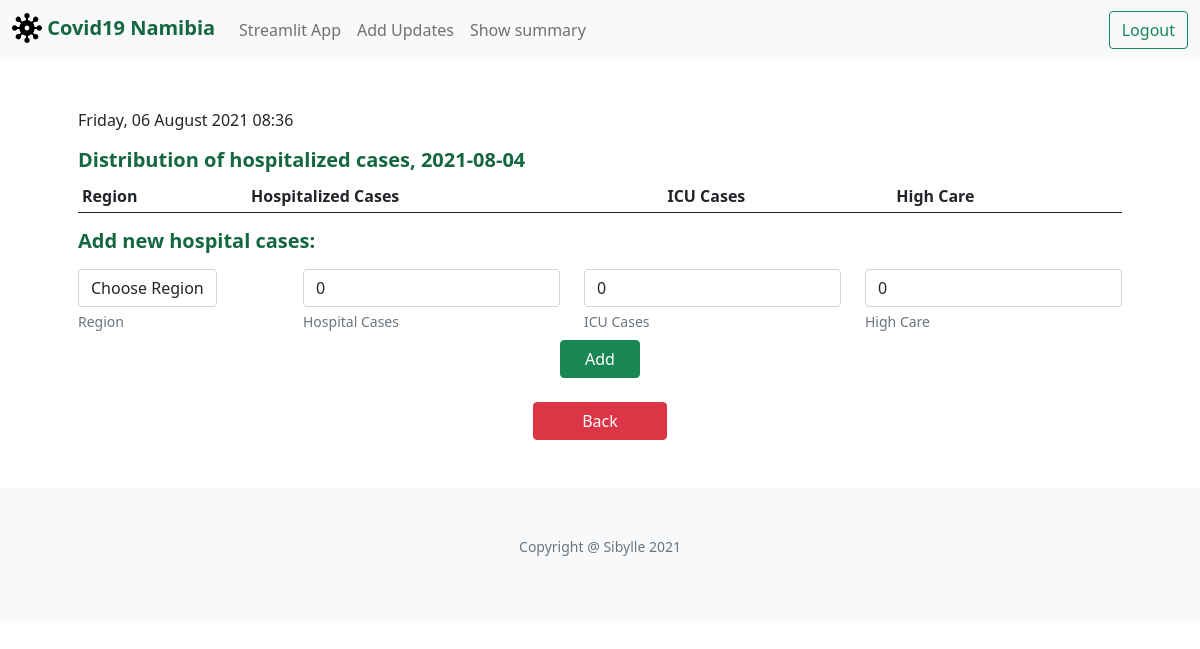
Page /add_hospitalization (signed in) on the earlier database version.
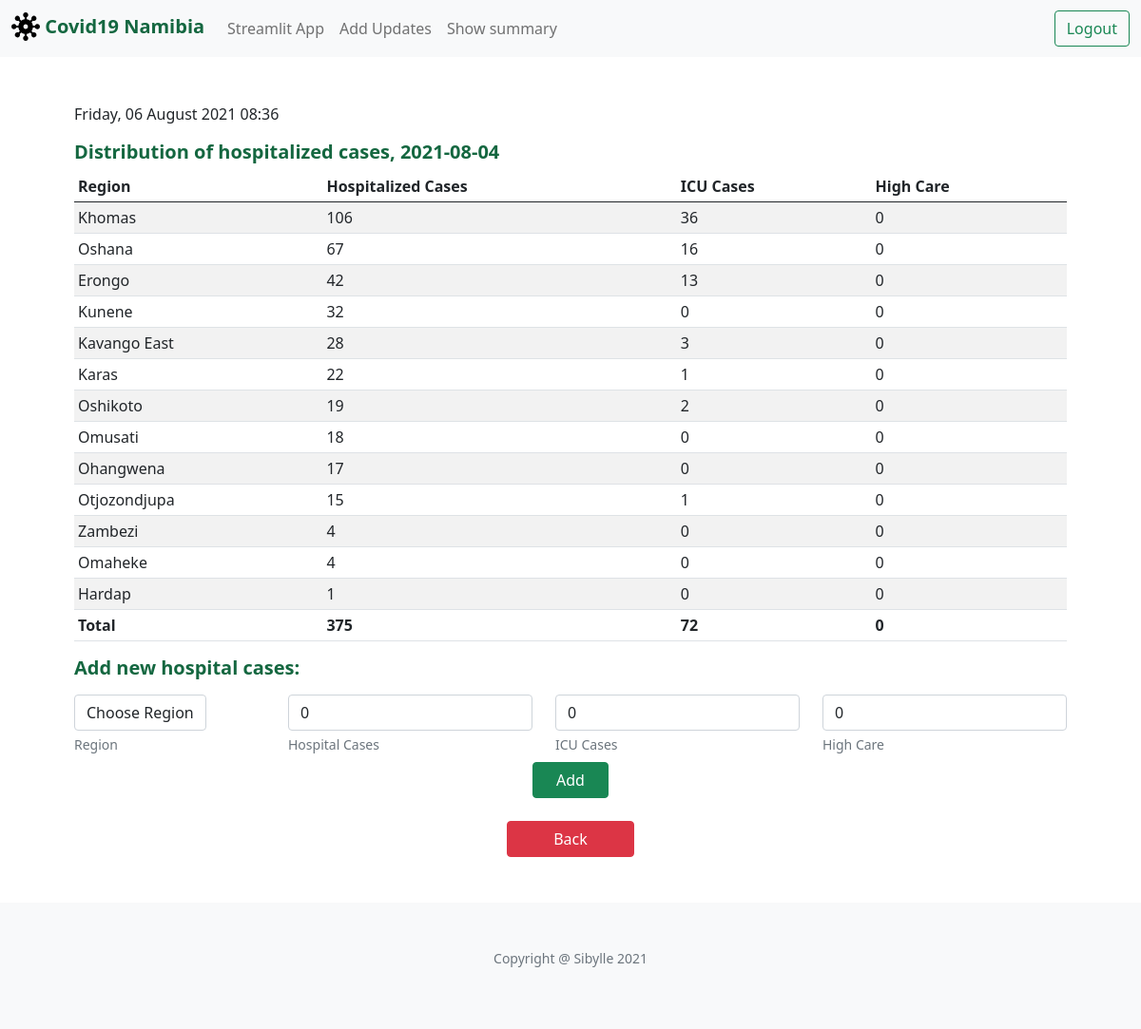
Same page on the later database version.
### tables this page shows
CREATE TABLE hospitalization(id INTEGER PRIMARY KEY, hospital_date TEXT NOT NULL, region TEXT NOT NULL, hospital_cases INTEGER, icu_cases INTEGER, update_date TEXT NOT NULL, high_care INTEGER);

### application.py (the view)
@app.route("/add_hospitalization", methods=["GET", "POST"])
@login_required
def add_hospitalization():
    now=datetime.now(timezone("Africa/Johannesburg"))
    date_now=now.date()
    row = db.execute("SELECT * FROM active_date")
    new_date_str=row[0]['active_date']
    new_date = datetime.strptime(new_date_str, '%Y-%m-%d').date()
    region_list=[]
    temp = db.execute("SELECT DISTINCT region FROM districts")
    for d in temp:
        region_list.append(d['region'])
    region_list.append("unknown")
    if request.method == "POST":
        if not request.form.get("region"):
            return apology("must provide region", 400)
        if not request.form.get("new_hospital_cases"):
            no_hospital_cases=0
        else:
            no_hospital_cases=int(request.form.get("new_hospital_cases"))
        if not request.form.get("new_icu_cases"):
            no_icu_cases=0
        else:
            no_icu_cases=int(request.form.get("new_icu_cases"))
        if not request.form.get("high_care"):
            no_high_care=0
        else:
            no_high_care=int(request.form.get("high_care"))
        region = request.form.get("region")
        check=db.execute("SELECT * FROM hospitalization WHERE hospital_date LIKE ? AND region LIKE ? ", new_date,region)
        if len(check)== 1:
            return render_template("update_hospitalization.html",new_date=new_date,check=check[0],now=now)
        db.execute("INSERT INTO hospitalization(hospital_date,region,hospital_cases,icu_cases,high_care,update_date) VALUES (?,?,?,?,?,?)", new_date,region,no_hospital_cases,no_icu_cases,no_high_care,date_now)
        rows = db.execute("SELECT * FROM hospitalization WHERE hospital_date LIKE ? ORDER BY hospital_cases DESC", new_date)
        return render_template("add_hospitalization.html",new_date=new_date,region_list=region_list,new_hospitalization=rows,now=now)
    else:
        rows = db.execute("SELECT * FROM hospitalization WHERE hospital_date LIKE ? ORDER BY hospital_cases DESC", new_date)
        return render_template("add_hospitalization.html",new_date=new_date,region_list=region_list,new_hospitalization=rows,now=now)

### application.py (called while the page is built)
def login_required(f):
    @wraps(f)
    def decorated_function(*args, **kwargs):
        if session.get("user_id") is None:
            return redirect("/login")
        return f(*args, **kwargs)
    return decorated_function

@app.after_request
def after_request(response):
    response.headers["Cache-Control"] = "no-cache, no-store, must-revalidate"
    response.headers["Expires"] = 0
    response.headers["Pragma"] = "no-cache"
    return response

### templates/add_hospitalization.html (shortened to what this page needs)
{% extends "layout.html" %}
{% block main %}
  <p>{{ now.strftime("%A, %d %B %Y %H:%M") }}</p>
  <h5>Distribution of hospitalized cases, {{ new_date }}</h5>
  <table class="table table-sm table-striped">
    <thead>
        <tr>
            <th scope="col">Region</th>
            <th scope="col">Hospitalized Cases</th>
            <th scope="col">ICU Cases</th>
            <th scope="col">High Care</th>
        </tr>
    </thead>
    <tbody>
        {% if new_hospitalization %}
        {% for row in new_hospitalization %}
        <tr>
            <td class="text-left">{{ row.region }}</td>
            <td class="text-left">{{ row.hospital_cases }}</td>
            <td class="text-left">{{ row.icu_cases }}</td>
            <td class="text-left">{{ row.high_care }}</td>
        </tr>
        {% endfor %}
        <tr>
            <td class="text-left" ><strong>Total</strong></td>
            <td class="text-left"> <strong>{{ new_hospitalization|sum("hospital_cases") }}</strong>
            <td class="text-left"> <strong>{{ new_hospitalization|sum("icu_cases") }}</strong>
            <td class="text-left"> <strong>{{ new_hospitalization|sum("high_care") }}</strong>
        </tr>
        {% endif %}
    </tbody>
  </table>
  <form action="/add_hospitalization" method="post">
        <h5 class="mb-3"> Add new hospital cases:</h5>
        <div class="row">
            <div class="col mb-2">
                <select class="form-control" name="region">
                <option disabled selected value="">Choose Region</option>
                </select>
                <div class="form-text">Region</div>
            </div>
            <div class="form-group col mb-2">
                <input autocomplete="off" autofocus class="form-control" name="new_hospital_cases" placeholder="0" value="0" type="number">
                <div class="form-text">Hospital Cases</div>
            </div>
            <div class="form-group col mb-2">
                <input autocomplete="off" autofocus class="form-control" name="new_icu_cases" placeholder="0" value="0" type="number">
                <div class="form-text">ICU Cases</div>
            </div>
            <div class="form-group col mb-2">
                <input autocomplete="off" autofocus class="form-control" name="high_care" placeholder="0" value="0" type="number">
                <div class="form-text">High Care</div>
            </div>
            <div class="col text-center">
                <button class="btn btn-success px-4" type="submit">Add</button>
            </div>
        </div>
  </form>
  <div class="text-center mt-4">
      <a class="btn btn btn-danger px-5" href="./" role="button">Back</a>
  </div>
{% endblock %}

Differences in the rows shown:
added hospitalization: region "Khomas", hospital_cases "106", icu_cases "36", high_care "0"
added hospitalization: region "Oshana", hospital_cases "67", icu_cases "16", high_care "0"
added hospitalization: region "Erongo", hospital_cases "42", icu_cases "13", high_care "0"
added hospitalization: region "Kunene", hospital_cases "32", icu_cases "0", high_care "0"
added hospitalization: region "Kavango East", hospital_cases "28", icu_cases "3", high_care "0"
added hospitalization: region "Karas", hospital_cases "22", icu_cases "1", high_care "0"
added hospitalization: region "Oshikoto", hospital_cases "19", icu_cases "2", high_care "0"
added hospitalization: region "Omusati", hospital_cases "18", icu_cases "0", high_care "0"
added hospitalization: region "Ohangwena", hospital_cases "17", icu_cases "0", high_care "0"
added hospitalization: region "Otjozondjupa", hospital_cases "15", icu_cases "1", high_care "0"
added hospitalization: region "Zambezi", hospital_cases "4", icu_cases "0", high_care "0"
added hospitalization: region "Omaheke", hospital_cases "4", icu_cases "0", high_care "0"
added hospitalization: region "Hardap", hospital_cases "1", icu_cases "0", high_care "0"
Other differences:
{{ new_hospitalization|sum("hospital_cases") }}: (not shown) → "375"
{{ new_hospitalization|sum("icu_cases") }}: (not shown) → "72"
{{ new_hospitalization|sum("high_care") }}: (not shown) → "0"
text now shown: "Total"
